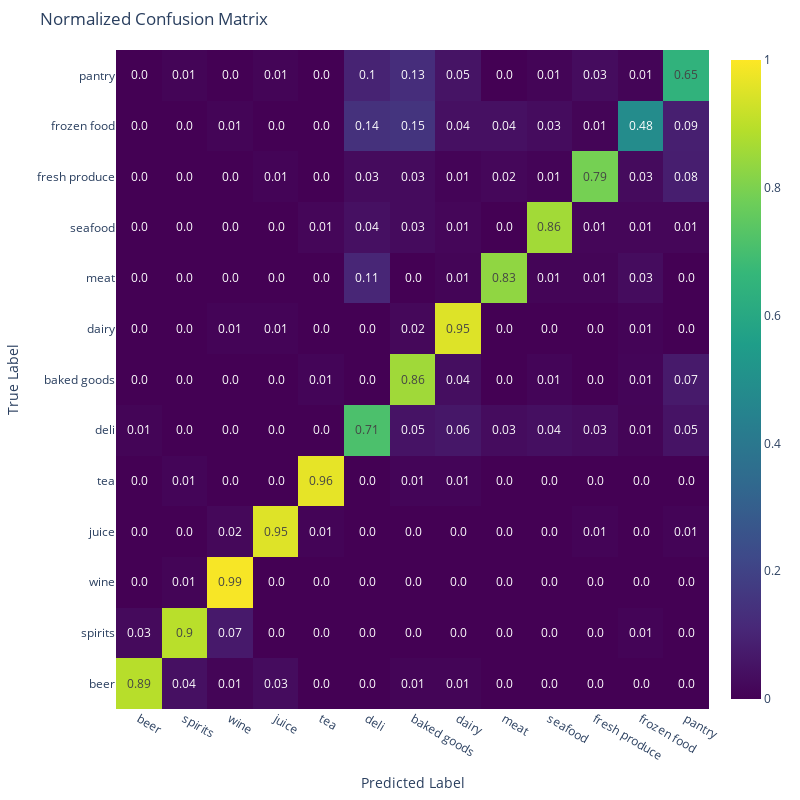

The cell this chart's notebook holds for it:
### Code cell
cm = confusion_matrix(all_labels, all_preds)

cm_normalized = cm.astype('float') / cm.sum(axis=1)[:, np.newaxis]

cm_text = np.around(cm_normalized, decimals=2).astype(str)

fig = go.Figure(data=go.Heatmap(
    z=cm_normalized,
    x=unique_labels,  
    y=unique_labels, 
    text=cm_text, 
    texttemplate="%{text}",  
    hoverongaps=False,
    colorscale='Viridis',  
    zmin=0, zmax=1
))

fig.update_layout(
    title='Normalized Confusion Matrix',
    xaxis=dict(title='Predicted Label'),
    yaxis=dict(title='True Label'),
    margin=dict(l=50, r=50, t=50, b=50),
    height=800, width=800
    
)

fig.show()

### Figure 1 — Plotly figure (JSON) as saved in the notebook; plotly's stock layout.template omitted (floating-point values rounded to 4 significant figures; data arrays with more than 128 entries replaced by an {"elided": "..."} marker saying what was removed)
{"data": [{"colorscale": [[0, "#440154"], [0.1111, "#482878"], [0.2222, "#3e4989"], [0.3333, "#31688e"], [0.4444, "#26828e"], [0.5556, "#1f9e89"], [0.6667, "#35b779"], [0.7778, "#6ece58"], [0.8889, "#b5de2b"], [1, "#fde725"]], "hoverongaps": false, "text": {"elided": "13x13 str values"}, "texttemplate": "%{text}", "type": "heatmap", "x": ["beer", "spirits", "wine", "juice", "tea", "deli", "baked goods", "dairy", "meat", "seafood", "fresh produce", "frozen food", "pantry"], "y": ["beer", "spirits", "wine", "juice", "tea", "deli", "baked goods", "dairy", "meat", "seafood", "fresh produce", "frozen food", "pantry"], "z": {"elided": "13x13 float values"}, "zmax": 1, "zmin": 0}], "layout": {"height": 800, "margin": {"b": 50, "l": 50, "r": 50, "t": 50}, "title": {"text": "Normalized Confusion Matrix"}, "width": 800, "xaxis": {"title": {"text": "Predicted Label"}}, "yaxis": {"title": {"text": "True Label"}}}}
